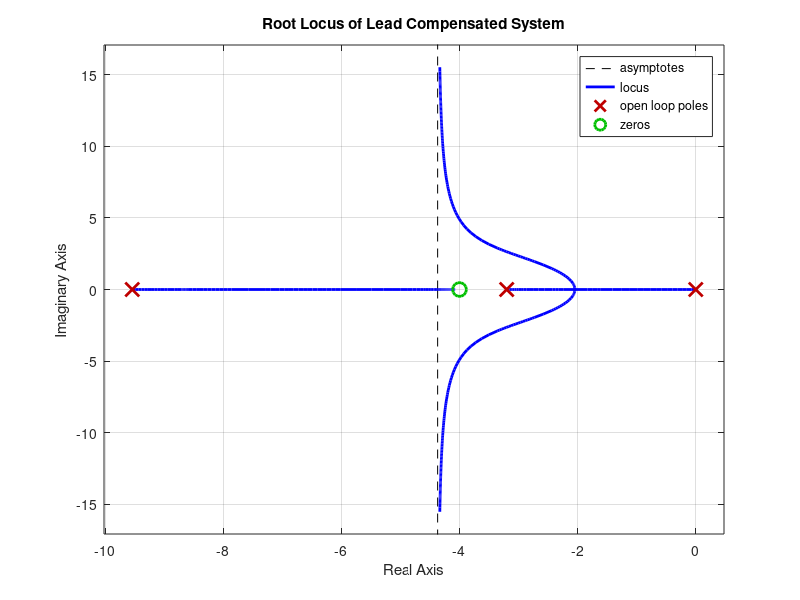
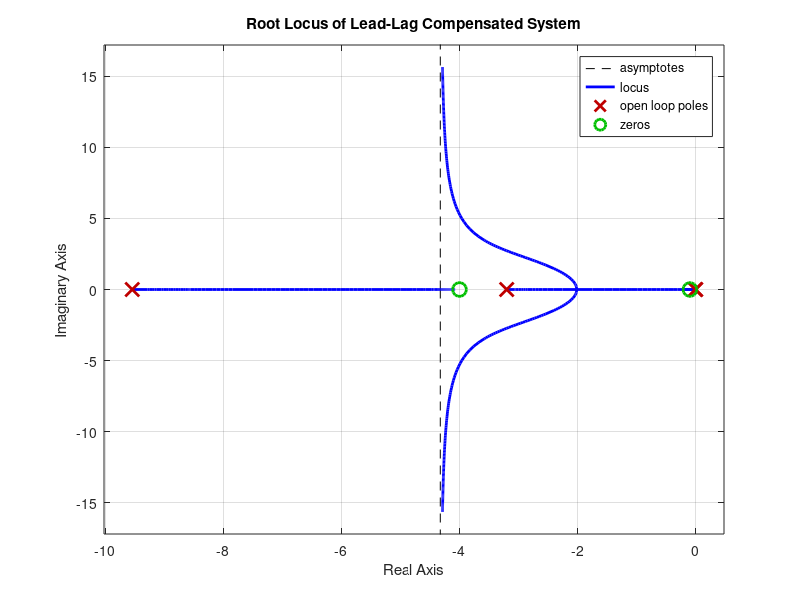

The MATLAB script that drew these images, in order:
%% Elec3CL4_Lab5_Q3

% using "Control System Toolbox"

s = tf('s');

% plant transfer function
G = 4.7 / (s*(s+3.2));

% controller transfer function
kc = 11.33;
z_lead = 4;
p_lead = 9.54;
z_lag = 0.1;
p_lag = 0.01;

G_c_lead = kc * (s+z_lead)/(s+p_lead);
G_c_lag = (s+z_lag)/(s+p_lag);
G_c_lead_lag = G_c_lead * G_c_lag;

% plot root locus
figure
rlocus(G_c_lead*G)
title('Root Locus of Lead Compensated System')
grid on

figure
rlocus(G_c_lead_lag*G)
title('Root Locus of Lead-Lag Compensated System')
grid on
